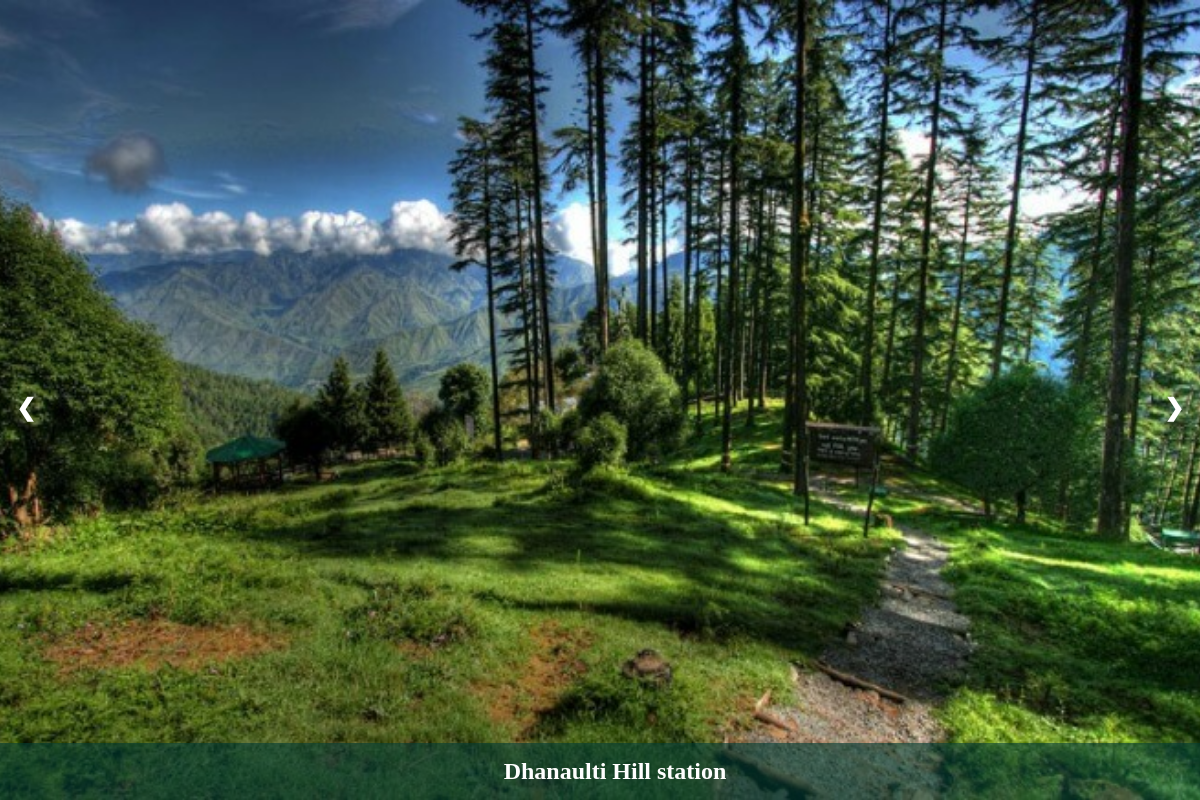
The page /stories/north/uttarakhand on the database its author committed.
### app/models.py (models this page shows, shortened)
class Place(models.Model):
    place_name = models.CharField(max_length=100)
    state = models.ForeignKey(State, related_name='places', on_delete=models.CASCADE)
    story = models.TextField()
    image1 = models.ImageField(upload_to='media/')
    image2 = models.ImageField(upload_to='media/')
    image3 = models.ImageField(upload_to='media/')

### app/views.py (the view)
# urls.py: path('stories/<str:direction>/<str:state>',views.hidden_gems,name='hidden_gems'),
def hidden_gems(request, direction, state):
    state_obj = get_object_or_404(State, state_name=state,direction=direction)
    hidden_places = state_obj.places.all()
    return render(request, 'J_K.html',{'state':state_obj, 'hidden_places':hidden_places,'direction':direction})

### app/templates/J_K.html (shortened to what this page needs)
<!DOCTYPE html>
<html lang="en">
  {% load static %}
  <head>
    <link
      rel="stylesheet"
      href="https://cdnjs.cloudflare.com/ajax/libs/font-awesome/6.4.0/css/all.min.css"
    />
    <link rel="stylesheet" href="{% static "css/J_K.css" %}">
  </head>
  <body>
      <div class="btn_one">
        <label for="check">
        </label>
      </div>
        <div class="slideshow-container">
            {% for place in hidden_places %}
                <div class="slide{% if forloop.first %} active{% endif %}">
                    <img src="/media/{{place.image1}}" alt="{{place.place_name}}">
                    <a href="{% url 'place' direction=direction state=place.state.state_name place=place.place_name %}"><div class="caption">{{place.place_name}}</div></a>
                </div>
            {% endfor %}
            <a class="prev" onclick="plusSlides(-1)">&#10094;</a>
            <a class="next" onclick="plusSlides(1)">&#10095;</a>
        </div>
</body>
</html>

### app/static/css/J_K.css (style rules this page uses)
body, html { font-family: 'Lora', serif; margin: 0; padding: 0; width: 100%; height: 100%; overflow-x: hidden; }
.slideshow-container { position: relative; width: 100%; height: 100vh; overflow: hidden; }
.slide { display: none; text-align: center; width: 100%; height: 100%; }
.slide img { width: 100%; height: 100%; object-fit: cover; }
.active { display: block; }
.caption { position: absolute; bottom: 0; width: 100%; padding: 15px; font-size: 24px; background-color: rgb(0, 61, 52,0.6); color: #fff; font-weight: 600; text-align: center; }
.prev, .next { cursor: pointer; position: absolute; top: 50%; width: auto; padding: 16px; margin-top: -22px; color: #fff; font-weight: bold; font-size: 24px; transition: 0.6s ease; border-radius: 0 3px 3px 0; user-select: none; }
.prev { left: 0; border-radius: 3px 0 0 3px; }
.next { right: 0; border-radius: 0 3px 3px 0; }
.btn_one { color: rgb(96, 2, 0); font-size: 30px; font-weight: 700; position: absolute; left: 16px; line-height: 60px; cursor: pointer; transition: all 0.3s linear; }
.sidebar_menu .menu i,a { text-decoration: none; color: rgb(0, 64, 124); font-size: 20px; }

### rows shown on the page
Place: image1 (picture), place_name "Dhanaulti Hill station"
